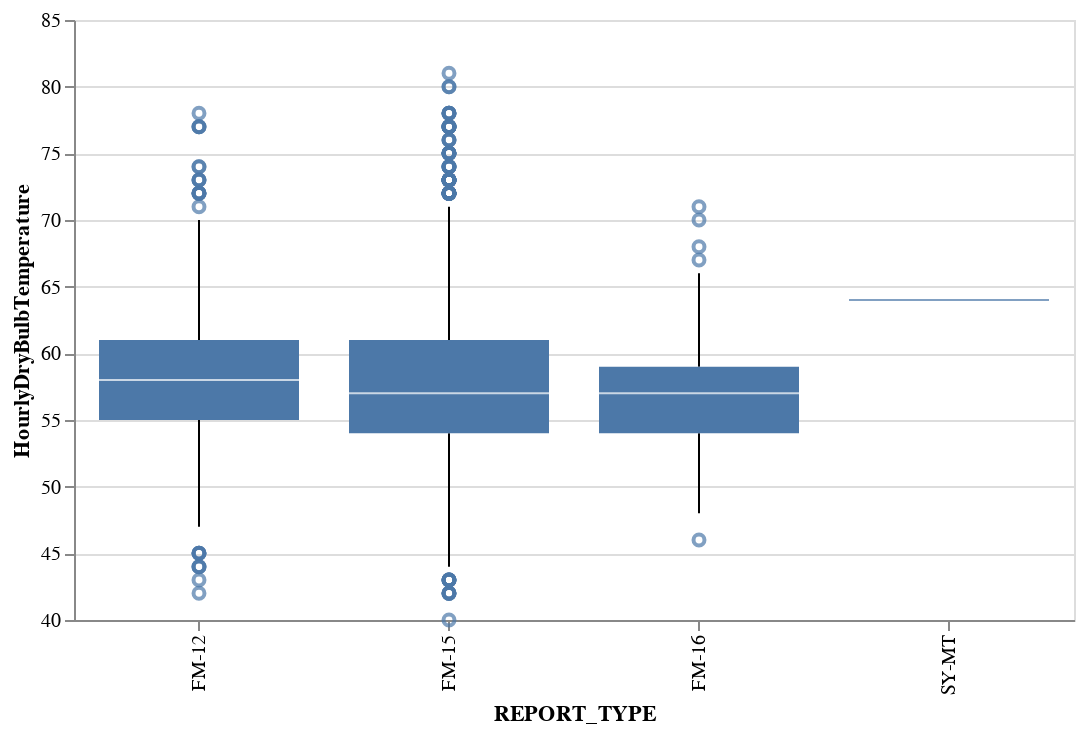

Notebook code for this chart:
### Code cell
#We dont need to see 0 in the axis
import altair as alt
alt.Chart(temperature_df).mark_boxplot(size=100).encode(
    x='REPORT_TYPE',
    y=alt.Y('HourlyDryBulbTemperature',scale=alt.Scale(zero=False))).properties(width=500)

### Figure 1 — Vega-Lite specification as saved in the notebook (floating-point values rounded to 4 significant figures; data arrays with more than 128 entries replaced by an {"elided": "..."} marker saying what was removed)
{"config": {"view": {"continuousWidth": 400, "continuousHeight": 300}}, "data": {"name": "data-5fa84e02d98bda934dad44f0b505defa"}, "mark": {"type": "boxplot", "size": 100}, "encoding": {"x": {"field": "REPORT_TYPE", "type": "nominal"}, "y": {"field": "HourlyDryBulbTemperature", "scale": {"zero": false}, "type": "quantitative"}}, "width": 500, "$schema": "https://vega.github.io/schema/vega-lite/v4.17.0.json", "datasets": {"data-5fa84e02d98bda934dad44f0b505defa": {"elided": "3529 records"}}}
